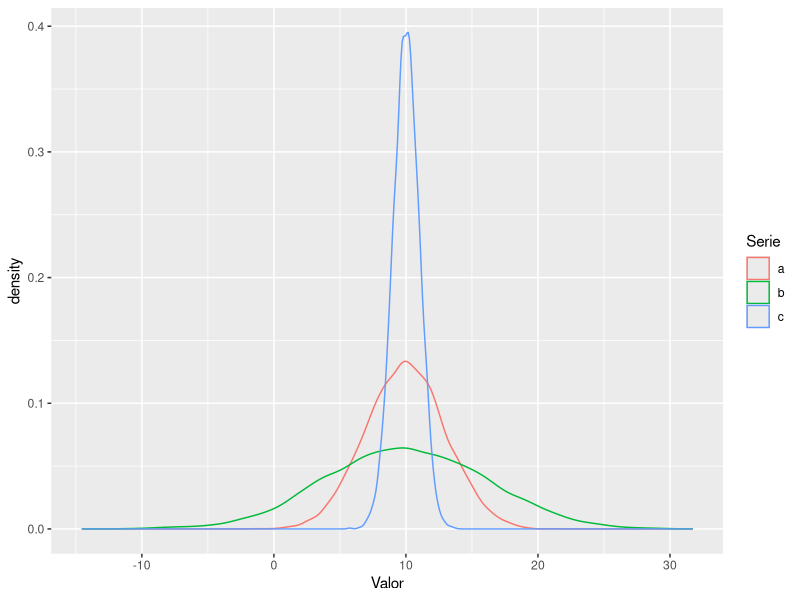
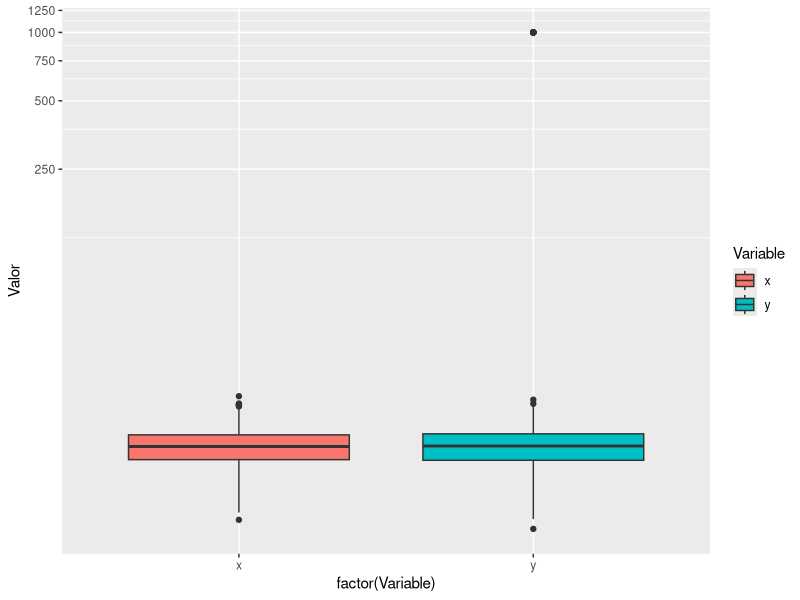
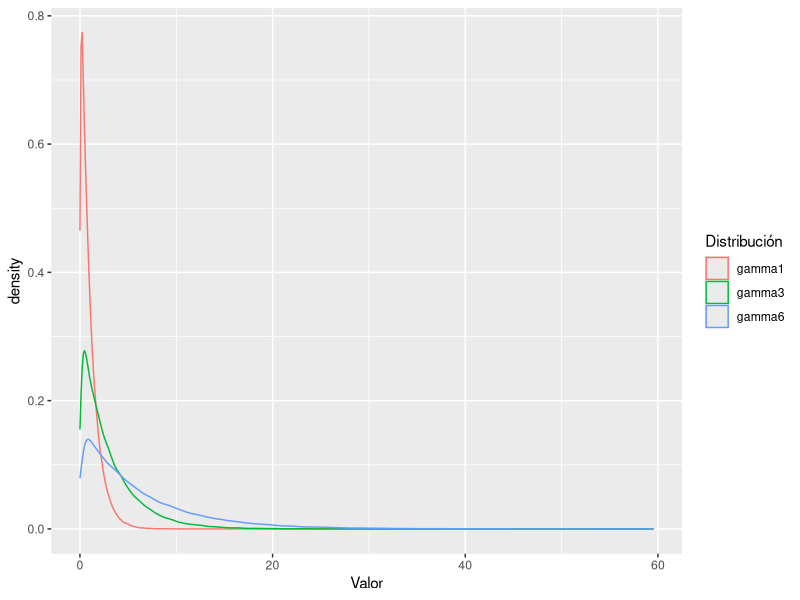
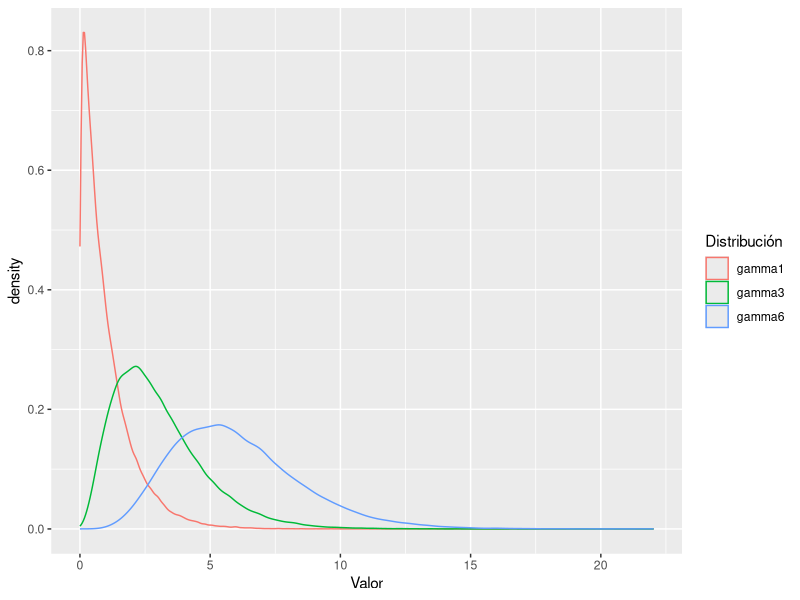

Recreate these plots in R, in order.
rm(list =ls())
gc()

library(tidyverse)
#----
# Ejercicio 1

#a)
N<-10000
a<-rnorm(n=N,mean=10,sd=3)
b<-rnorm(n=N,mean=10,sd=6)
c<-rnorm(n=N,mean=10,sd=1)

df<-tibble(a,b,c)
df_t<-pivot_longer(df,cols=c(a,b,c),
                   names_to="Serie",
                   values_to="Valor")

#c)
ggplot(data=df_t,aes(x=Valor,col=Serie))+
  geom_density()

  
#d)
a_mean<-mean(a)
a_median<-median(a)
dif_mean_median<-a_mean-a_median #-0.023

#son prácticamente iguales, debido a la simetría de la distribución normal.

#e) Sí coinciden, es por la simetría. No ocurrirá lo mismo para distribuciones que no sean simétricas.

#----
# EJERCICIO 2
N<-1000
df<-tibble(x=c(rnorm(n=N,mean = 15,sd=3)),y=c(rnorm(n=N,mean = 15,sd=3)))
df$y[(length(df$y)-9):length(df$y)]<-1000

#b)
mean_x<-mean(df$x)
median_x<-median(df$x) # Ambos son similares, pues es una distribución normal

#c)
mean_y<-mean(df$y)
median_y<-median(df$y) 
# Difieren claramente puesto que la media es sensible a valores; en cambio la mediana no.
# La mediana es RESISTENTE con respecto a los valores extremos.

#d)
IQR_x<-IQR(df$x)
sd_x<-sd(df$x)
abs(IQR_x-sd_x)

IQR_y<-IQR(df$y)
sd_y<-sd(df$y)
abs(IQR_y-sd_y)

# hay una amplia diferencia entre ambos casos, debido a que el desvío estándar utiliza
# la media para calcularse, y por ende no es resistente a valores extremos.
# Es conveniente en estos casos utilizar parámetros de posición como lo es la mediana
# y el IQR.

df%>%pivot_longer(cols=c(x,y),
                  names_to="Variable",
                  values_to="Valor")%>%
  ggplot(aes(y=Valor,x=factor(Variable),fill=Variable))+
  geom_boxplot()+
  coord_trans(y="log10")
  
# No se puede ver el gráfico sin agregar la escala logarítmica. Esto se debe a que al tener una gran diferencia
# de valores con los outsiders, la escala se estira para intentar graficarlos a todos.
# Con una escala logarítmica podemos visualizar un poco mejor la distribución de los vectores.

#----
# EJERCICIO 3

#a) 
N<-100000
gamma1<-rgamma(n=N,shape=1,scale=1)
gamma3<-rgamma(n=N,shape=1,scale=3)
gamma6<-rgamma(n=N,shape=1,scale=6)

gammas<-tibble(gamma1,gamma3,gamma6)%>%pivot_longer(cols=c(gamma1,gamma3,gamma6),
                                     names_to="Distribución",
                                     values_to="Valor")

#b)
gammas%>%ggplot(aes(x=Valor,col=Distribución))+
  geom_density()

#La escala distribuye la frecuencia a lo largo de los valores, a mayor escala, una distribución más dispersa.

#c) 
gamma1<-rgamma(n=N,shape=1,scale=1)
gamma3<-rgamma(n=N,shape=3,scale=1)
gamma6<-rgamma(n=N,shape=6,scale=1)

gammas<-tibble(gamma1,gamma3,gamma6)%>%pivot_longer(cols=c(gamma1,gamma3,gamma6),
                                     names_to="Distribución",
                                     values_to="Valor")
gammas%>%ggplot(aes(x=Valor,col=Distribución))+
  geom_density()
  
# El parámetro de forma nos varía el valor de la moda.
